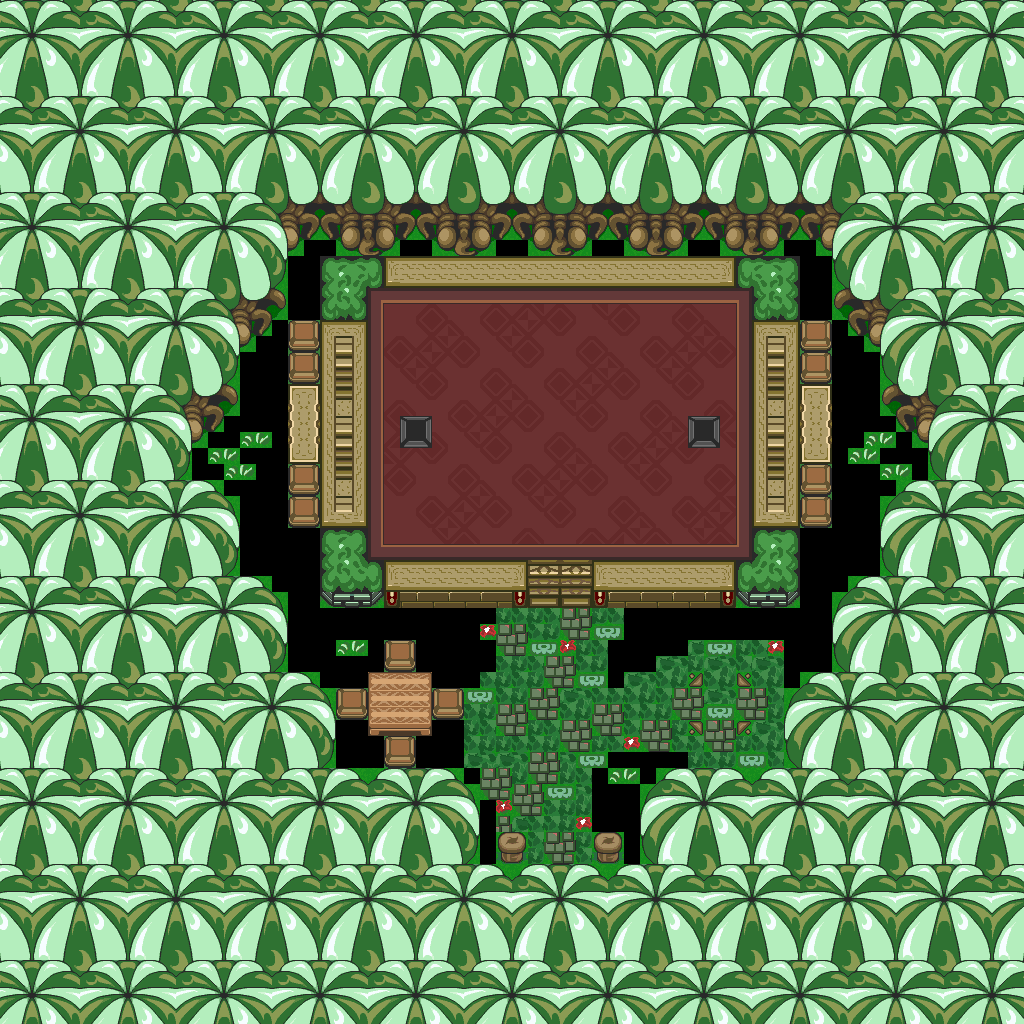

This is a level from a 2D game, rendered from its Tiled map with the project's own tilesets. A one-line summary and the map file follow, with tile-layer data summarised:
An orthogonal 64x64 tile map with 16x16 px tiles, 1 tile layer (base), 1 hidden layer not drawn and 16 objects.

<map version="1.10" tiledversion="1.12.1" orientation="orthogonal" renderorder="right-down" width="64" height="64" tilewidth="16" tileheight="16" infinite="0" nextlayerid="3" nextobjectid="17">
 <tileset firstgid="1" source="../classiciphone_pics4.tsx" />
 <layer id="1" name="base" width="64" height="64">
  <data>[4096 cells, 3816 non-empty, 183 distinct tile ids]</data>
 </layer>
 <layer id="2" name="collision" width="64" height="64" visible="0">
  <properties><property name="collision" value="true" /></properties>
  <data>[4096 cells, 3044 non-empty, 1 distinct tile ids]</data>
 </layer>
 <objectgroup id="3" name="npcs">
  <object id="1" x="496.0" y="816.0" width="16" height="16">
   <properties>
    <property name="gani" value="pottedplant.png" />
    <property name="script" type="string">-- Auto-converted from GraalScript
-- // NPC made by Mighty
-- [CLIENT-SIDE — server no-op]
-- if (created) {
-- drawoverplayer;
-- dontblock;
-- }</property>
   </properties>
  </object>
  <object id="2" x="592.0" y="816.0" width="16" height="16">
   <properties>
    <property name="gani" value="pottedplant.png" />
    <property name="script" type="string">-- Auto-converted from GraalScript
-- // NPC made by Mighty
-- [CLIENT-SIDE — server no-op]
-- if (created) {
-- drawoverplayer;
-- dontblock;
-- }</property>
   </properties>
  </object>
  <object id="3" x="384.0" y="688.0" width="16" height="16">
   <properties>
    <property name="gani" value="pottedplant.png" />
    <property name="script" type="string">-- Auto-converted from GraalScript
-- // NPC made by Mighty</property>
   </properties>
  </object>
  <object id="4" x="128.0" y="528.0" width="16" height="16">
   <properties>
    <property name="script" type="string">-- Auto-converted from GraalScript
-- // NPC made by Mighty
-- [CLIENT-SIDE — server no-op]
-- if (playerenters){
-- this.focus = 0;
-- }
-- if (playerdies) {
-- this.focus = 0;
-- resetfocus;
-- }
-- if (playerchats) {
-- if (strequals(#c,focus on)) {
-- if (this.focus = 0) {
-- this.focus = 1;
-- timereverywhere;
-- timeout = .05;}}
-- elseif (strequals(#c,focus off)) {
-- this.focus = 0;
-- resetfocus;
-- }
-- }
-- if (timeout) {
-- if (this.focus == 1) {
-- setfocus 33.5,25.5;
-- timeout = .05;
-- }
-- }</property>
   </properties>
  </object>
  <object id="5" x="704.0" y="688.0" width="16" height="16">
   <properties>
    <property name="gani" value="bigheart.png" />
    <property name="script" type="string">-- Auto-converted from GraalScript
-- function onCreated() {
-- x+=.25;
-- y+=.25;
-- dontblock();
-- drawunderplayer();
end
-- function onPlayerTouchsMe() {
-- player.fullheal();
-- player.chat = "(Healed)";
end
-- function onPlayerEnters() {
self.(@player.account@"hrt") = clientr.stat_hp
end
-- function onPlayerLeaves() {
-- player.ModifyHP(0,0,this.(@player.account@"hrt"));
self.(@player.account@"hrt")=null
end</property>
   </properties>
  </object>
  <object id="6" x="512.0" y="560.0" width="16" height="16">
   <properties>
    <property name="gani" value="classic_graalcityspar_block.png" />
    <property name="script" type="string">-- Auto-converted from GraalScript
-- function onPlayerchats() {
-- if (player.chat == "stop") {
-- hide();
end
-- else if (player.chat == "start") {
-- show();
end
end</property>
   </properties>
  </object>
  <object id="7" x="560.0" y="336.0" width="16" height="16">
   <properties>
    <property name="script" type="string">-- Auto-converted from GraalScript
-- function onPlayerchats() {
-- if (player.chat == "start" &amp;&amp; level.sparring == 0) {
-- level.sparring = 1;
-- scheduleEvent(1,"Countdown",3);
end
-- if (player.chat == "stop" &amp;&amp; level.sparring == 1) {
-- level.sparring = 0;
-- chat = "Spar Stopped.";
-- setTimer(1);
end
end
-- function onCountdown(num) {
-- if (!level.sparring) return;
-- if (num &gt; 0) {
-- chat = num;
-- num--;
-- if (num &gt;= 0)
-- scheduleEvent(1,"Countdown",num);
end
-- else {
-- chat = "Begin!";
-- putexplosion(1,x-1,y);
-- setTimer(0.5);
end
end
-- function onTimeout() {
-- chat = "";
end</property>
   </properties>
  </object>
  <object id="8" x="160.0" y="576.0" width="16" height="16">
   <properties>
    <property name="script" type="string">-- Auto-converted from GraalScript
-- join("level_sparlevel");</property>
   </properties>
  </object>
  <object id="9" x="128.0" y="624.0" width="16" height="16">
   <properties>
    <property name="script" type="string">-- Auto-converted from GraalScript
-- // NPC made by Mighty
-- if (created) {
-- setshape 1,32,32;
end
-- if (actionwarpplayer) {
-- setlevel2 mightyarena_inside_07.nw,33.5,43;
end
-- [CLIENT-SIDE — server no-op]
-- if (playerenters || timeout) {
-- if (strequals(#s(clientr.hd_isdead),true)  || strequals(#s(client.hd_isdead),1)) {
-- if (this.time &lt;= 0) {
-- triggeraction x+1,y+1,warpplayer,;
-- this.time = 1;
-- }
-- }
-- if (this.time &gt; 0) this.time -= 0.05;
-- timeout = 0.05;
-- }</property>
   </properties>
  </object>
  <object id="10" x="560.0" y="240.0" width="16" height="16">
   <properties>
    <property name="script" type="string">-- Auto-converted from GraalScript
-- [CLIENT-SIDE — server no-op]
-- 
-- function onCreated() {
-- onTimeout();
-- }
-- 
-- function onTimeout() {
-- this.chat = "Spar Points:" @ int((clientr.stat_rankpts_spar));
-- setTimer(0.25);
-- }</property>
   </properties>
  </object>
  <object id="11" x="560.0" y="224.0" width="16" height="16">
   <properties>
    <property name="script" type="string">-- Auto-converted from GraalScript
-- [CLIENT-SIDE — server no-op]
-- if (created){
-- message Current Spar stats for #a;}</property>
   </properties>
  </object>
  <object id="12" x="800.0" y="320.0" width="16" height="16">
   <properties>
    <property name="script" type="string">-- Auto-converted from GraalScript
-- [CLIENT-SIDE — server no-op]
-- 
-- function onCreated() {
-- setimg("classic_vertbench.png");
-- dontblock();
-- drawunderplayer();
-- }</property>
   </properties>
  </object>
  <object id="13" x="800.0" y="464.0" width="16" height="16">
   <properties>
    <property name="script" type="string">-- Auto-converted from GraalScript
-- [CLIENT-SIDE — server no-op]
-- 
-- function onCreated() {
-- setimg("classic_vertbench.png");
-- dontblock();
-- drawunderplayer();
-- }</property>
   </properties>
  </object>
  <object id="14" x="288.0" y="320.0" width="16" height="16">
   <properties>
    <property name="script" type="string">-- Auto-converted from GraalScript
-- [CLIENT-SIDE — server no-op]
-- 
-- function onCreated() {
-- setimg("classic_vertbench.png");
-- dontblock();
-- drawunderplayer();
-- }</property>
   </properties>
  </object>
  <object id="15" x="288.0" y="464.0" width="16" height="16">
   <properties>
    <property name="script" type="string">-- Auto-converted from GraalScript
-- [CLIENT-SIDE — server no-op]
-- 
-- function onCreated() {
-- setimg("classic_vertbench.png");
-- dontblock();
-- drawunderplayer();
-- }</property>
   </properties>
  </object>
  <object id="16" x="96.0" y="576.0" width="16" height="16">
   <properties>
    <property name="script" type="string">-- Auto-converted from GraalScript
-- // NPC made by Mighty
-- [CLIENT-SIDE — server no-op]
-- if (playerenters || timeout) {
-- if (!(playerx in &lt;22,45&gt; &amp;&amp; playery in &lt;16.5,32.5&gt;)) {
-- movement_handlesword = 0.1;
-- }
-- movement_handleitems = 0.1;
-- timeout = 0.05;
-- }</property>
   </properties>
  </object>
 </objectgroup>
</map>
